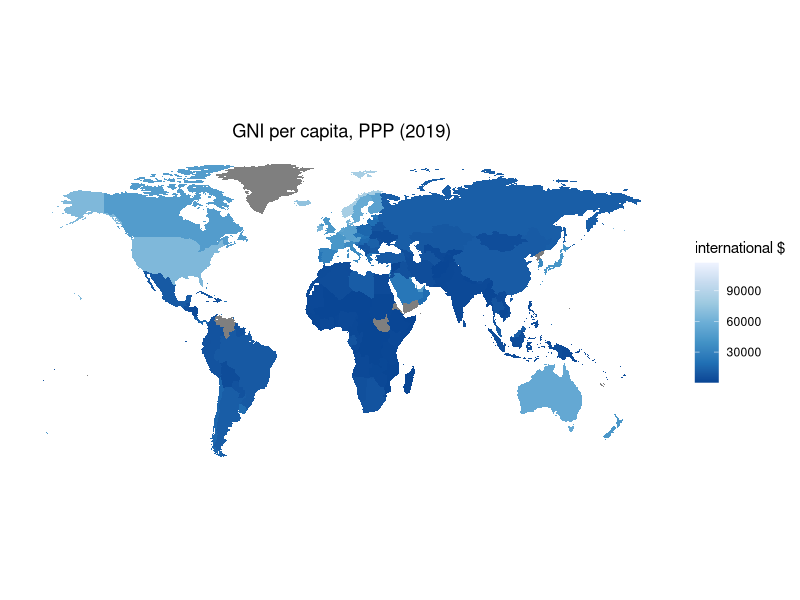
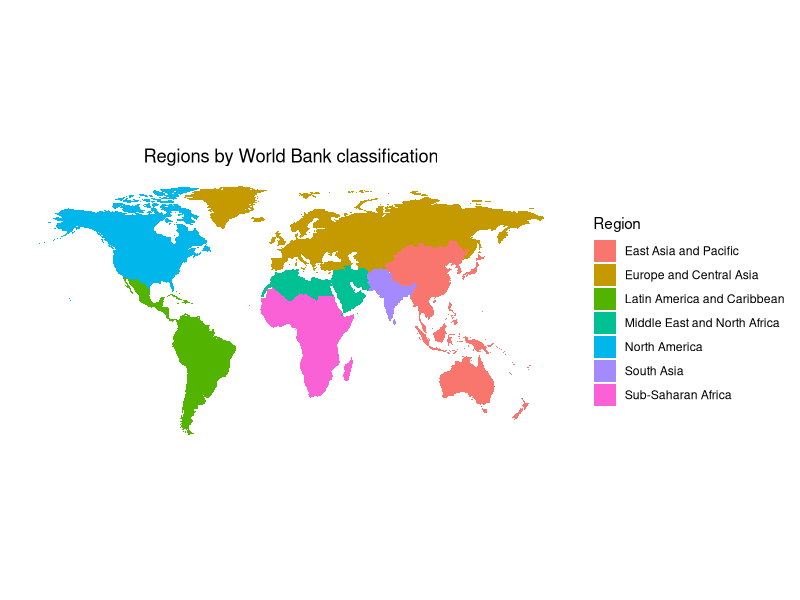
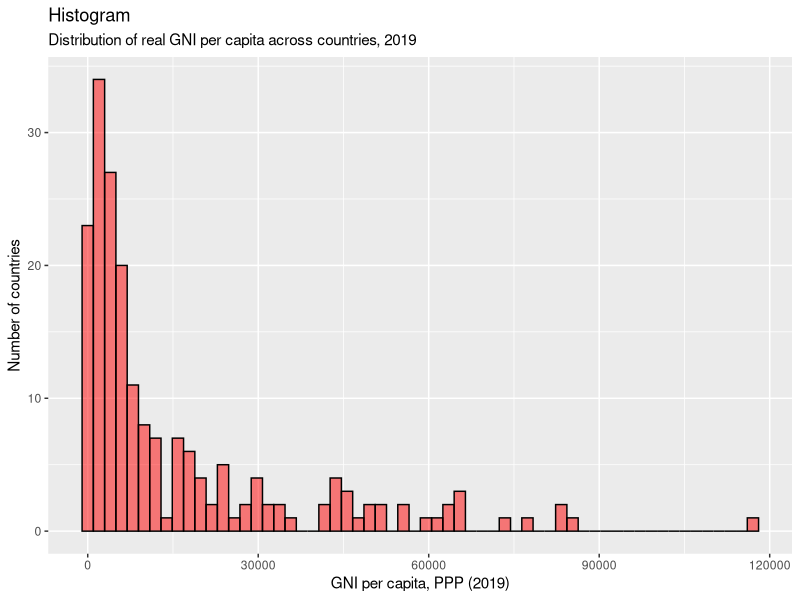
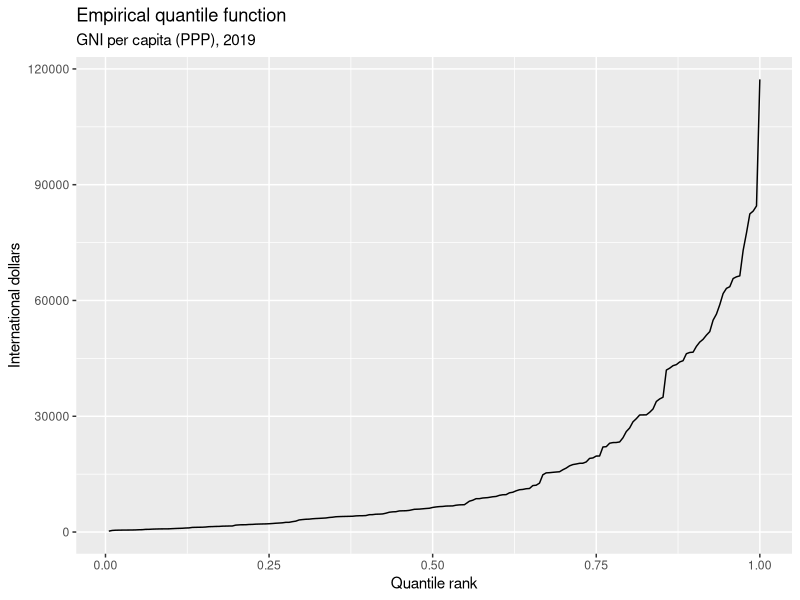
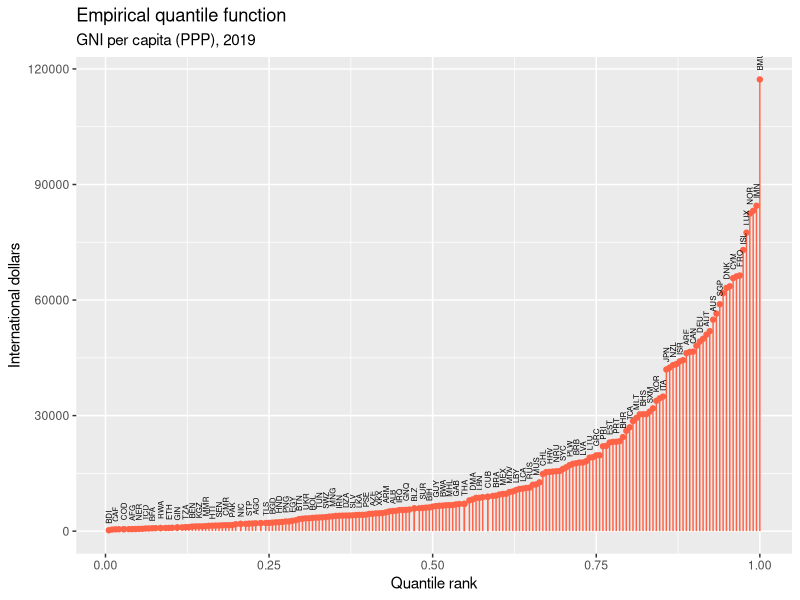
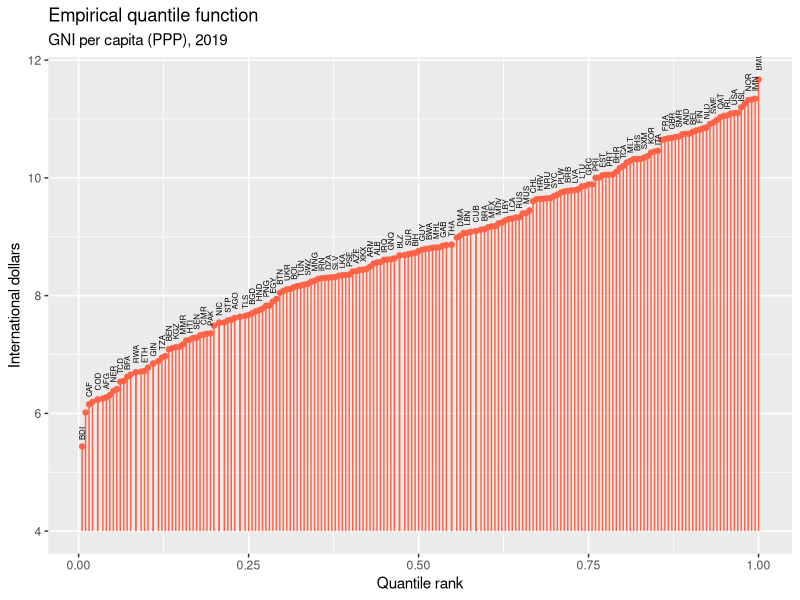
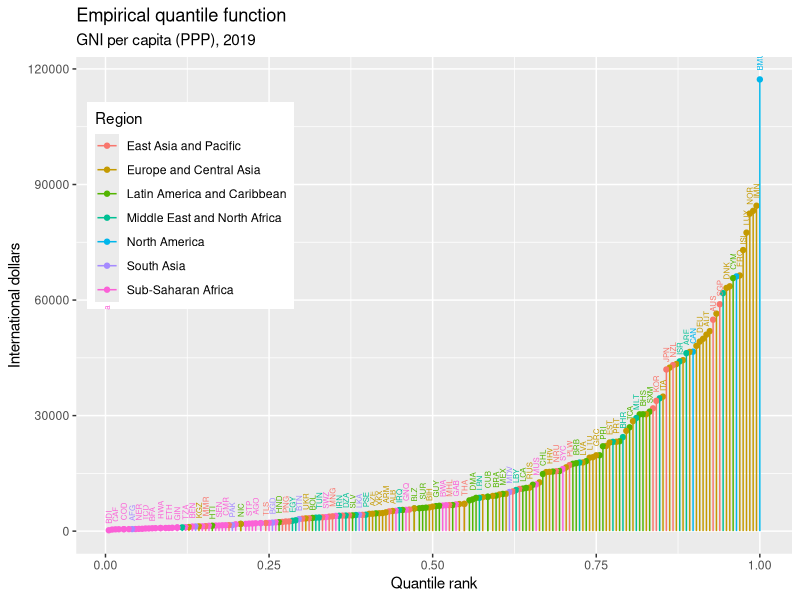
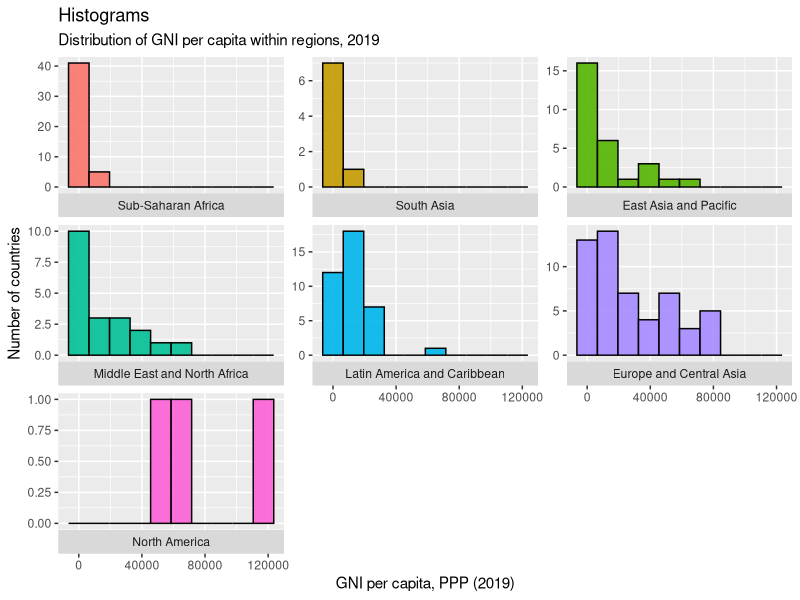

The R source for these figures, in order:
## ---- chunk 1
knitr::opts_chunk$set(echo = TRUE, warning=FALSE, message = FALSE)

## ---- chunk 2
library(readxl)
library(tidyr)
library(dplyr)
library(ggplot2)
library(forcats)
library(stringr)
library(maps)
library(knitr)

## ---- chunk 3
# Load full panel dataset in long form
longdata <- read_excel("data_ch1.xlsx", sheet = "gnipcppp_long")
head(longdata)
## ---- chunk 4
rm(list = ls())
## ---- chunk 5
# Load full panel dataset in long form
longdata <- read_excel("data_ch1.xlsx", sheet = "gnipcppp_long")

# Obtain a cross-section for Year 2019 only, and allocate to dataframe `csdata`

csdata <- subset(longdata, Year==2019)

# Prepare by declaring `Country`, `Code` and `Region` to be factor (or categorical) variables

csdata$Code <- as.factor(csdata$Code)
csdata$Region <- as.factor(csdata$Region)
csdata$Country <- as.factor(csdata$Country)

# Remove full panel dataset from memory
rm(longdata)
## ---- chunk 6
csdata <- csdata %>% arrange(desc(rGNIpc))

csdata
## ---- chunk 7
kable(summary(csdata$Region))

## ---- chunk 8
summary(csdata$rGNIpc)
## ---- chunk 9
# Load world map data from server
world <- map_data("world")

# Merge world map data with GNI data

gnimap.data <- inner_join(world, csdata, by=c("region"="Country"))

# Set a simple map theme

plainmap <- theme(
  axis.text = element_blank(),
  axis.line = element_blank(),
  axis.ticks = element_blank(),
  panel.border = element_blank(),
  panel.grid = element_blank(),
  axis.title = element_blank(),
  panel.background = element_rect(fill = "white"),
  plot.title = element_text(hjust = 0.5)
)
## ---- chunk 10

ggplot(data = gnimap.data, mapping = aes(x = long, y = lat, group = group)) + 
  coord_fixed(1.3) +
  geom_polygon(aes(fill = rGNIpc)) +
  scale_fill_distiller(palette ="Blues", direction = -1, name="international $") + 
  ggtitle("GNI per capita, PPP (2019)") + plainmap
## ---- chunk 11
ggplot(data = gnimap.data, mapping = aes(x = long, y = lat, group = group)) + 
  coord_fixed(1.3) +
  geom_polygon(aes(fill = Region)) +
  ggtitle("Regions by World Bank classification") + plainmap 
## ---- chunk 12
# Clean up

rm(gnimap.data, plainmap, world,longdata)

## ---- chunk 13
csdata <- subset(csdata, !is.na(rGNIpc))

## ---- chunk 14
ggplot(csdata, aes(x=rGNIpc)) + 
  geom_histogram(bins=60, color="black", fill="red", alpha=0.5)+
  xlab("GNI per capita, PPP (2019)") + ylab("Number of countries") +
  labs(title="Histogram",
       subtitle="Distribution of real GNI per capita across countries, 2019")
## ---- chunk 15
kable(quantile(csdata$rGNIpc,seq(0.1,0.9,0.1)))
## ---- chunk 16

# Create a variable rGNIpc.rank representing the quantile rank of each country in the distribution of GNI p.c.

csdata <- csdata %>% mutate(rGNIpc.rank = rank(rGNIpc)/length(rGNIpc))

# (Not essential) Sort country codes by GNI pc 

csdata$Code <- fct_reorder(csdata$Code,csdata$rGNIpc)

## ---- chunk 17


ggplot(csdata, aes(y=rGNIpc, x=rGNIpc.rank)) + 
  geom_line() +
  xlab("Quantile rank") + ylab("International dollars") + labs(title="Empirical quantile function", subtitle = "GNI per capita (PPP), 2019")

## ---- chunk 18
ggplot(csdata, aes(y=rGNIpc, x=rGNIpc.rank)) + 
  geom_point(col="tomato") +
  geom_segment(aes(x=rGNIpc.rank, xend=rGNIpc.rank, y=0, yend=rGNIpc), col="tomato") +
  geom_text(aes(label=Code), check_overlap = TRUE, angle=90, hjust=-0.5, size=2) + 
  xlab("Quantile rank") + ylab("International dollars") + labs(title="Empirical quantile function", subtitle = "GNI per capita (PPP), 2019")

## ---- chunk 19
ggplot(csdata, aes(y=log(rGNIpc), x=rGNIpc.rank)) + 
  geom_point(col="tomato") +
  geom_segment(aes(x=rGNIpc.rank, xend=rGNIpc.rank, y=4, yend=log(rGNIpc)), col="tomato") +
  geom_text(aes(label=Code), check_overlap = TRUE, angle=90, hjust=-0.5, size=2) + 
  xlab("Quantile rank") + ylab("International dollars") + labs(title="Empirical quantile function", subtitle = "GNI per capita (PPP), 2019")

## ---- chunk 20
ggplot(csdata, aes(y=rGNIpc, x=rGNIpc.rank, col=Region)) + 
  geom_point() +
  geom_segment(aes(x=rGNIpc.rank, xend=rGNIpc.rank, y=0, yend=rGNIpc)) +
  geom_text(aes(label=Code), check_overlap = TRUE, angle=90, hjust=-0.5, size=2) + 
  xlab("Quantile rank") + ylab("International dollars") + labs(title="Empirical quantile function", subtitle = "GNI per capita (PPP), 2019") +   theme(legend.position = c(0.16, 0.7))

## ---- chunk 21
# Rearrange region in order of the median GNI pc.
csdata$Region <- fct_reorder(csdata$Region,csdata$rGNIpc, .fun = median)
## ---- chunk 22
ggplot(csdata, aes(x=rGNIpc, fill=Region)) + 
  geom_histogram(bins=10,color="black", alpha=0.9)+
  labs(title="Histograms",
       subtitle="Distribution of GNI per capita within regions, 2019") +
  xlab("GNI per capita, PPP (2019)") + ylab("Number of countries") +
  facet_wrap(Region~., scales="free_y", strip.position = "bottom")+theme(legend.position = "none")
## ---- chunk 23
ggplot(csdata, aes(x=Region, y=rGNIpc)) + 
  geom_point(aes(col=Region), show.legend=F) +
  labs(title="Dot plot", subtitle="GNI per capita grouped by regions, 2019") + 
  ylab("International $") + xlab("") +  coord_flip()
## ---- chunk 24
csdata %>% group_by(Region) %>% summarize(median=median(rGNIpc), mean=mean(rGNIpc), sd=sd(rGNIpc))

## ---- chunk 25
ggplot(csdata, aes(y=rGNIpc, x=Region)) + 
  geom_bar(stat='summary', fun='median', aes(fill=Region), show.legend=F) +   
  labs(title="Bar chart",subtitle="Median GNI per capita (PPP), 2019") + 
  xlab("") + ylab("International $") +
  coord_flip()
## ---- chunk 26
ggplot(csdata, aes(x=Region, y=rGNIpc)) + 
  geom_boxplot(aes(fill=Region), show.legend=F) +
  labs(title="Box plot", subtitle="GNI per capita (PPP), 2019") + 
  xlab("Region") + ylab("International $") + coord_flip()
## ---- chunk 27
csdata <- csdata %>% arrange(rGNIpc)
csdata <- csdata %>% mutate(qrank.rGNIpc=ntile(rGNIpc,5))
csdata$qrank.rGNIpc <- as.factor(csdata$qrank.rGNIpc)
levels(csdata$qrank.rGNIpc) = c("0-20%", "20-40%", "40-60%", "60-80%", "80-100%")
## ---- chunk 28
tab <- table(csdata$Region, csdata$qrank.rGNIpc)
kable(tab)
## ---- chunk 29
kable(prop.table(tab), digits=2)

## ---- chunk 30
kable(prop.table(tab,1), digits=2)

## ---- chunk 31
kable(prop.table(tab,2))

## ---- chunk 32
ggplot(csdata, aes(x=Region, fill=qrank.rGNIpc)) + 
  geom_bar(position='dodge', color="black") +
  labs(title="Bar chart",subtitle="Distribution of countries across GNI quintiles by region, 2019") + 
  xlab("GNI per capita (PPP) Quintile") + ylab("Number of countries") 
## ---- chunk 33
ggplot(csdata, aes(fill=Region, x=qrank.rGNIpc), na.rm = T) + 
  geom_bar(position='dodge', color="black") +
  labs(title="Bar chart",subtitle="Distribution of countries across regions by GNI quintile, 2019") + 
  xlab("GNI per capita (PPP) Quintile") + ylab("Number of countries") 
## ---- chunk 34
rm(csdata, tab)
## ---- chunk 35
csdata.all <- read_excel("data_ch1.xlsx", sheet="cs2019_multi")
head(csdata.all)
## ---- chunk 36
ggplot(csdata.all,aes(x=rGNIpc, y=LifeExpectancy)) +
  geom_point()
## ---- chunk 37
ggplot(csdata.all,aes(x=log(rGNIpc), y=log(LifeExpectancy))) +
  geom_point()
## ---- chunk 38
ggplot(csdata.all,aes(x=log(rGNIpc), y=log(LifeExpectancy))) +
  geom_point(col="red") + xlab("log(GNI per capita, PPP)") +
  ylab("log(Life Expectancy)") + labs(title="Scatterplot", subtitle="GNI per capita and life expecancy, 2019")
## ---- chunk 39
ggplot(csdata.all,aes(x=log(rGNIpc), y=log(LifeExpectancy),label=Country)) +
  geom_text(col="red", check_overlap=TRUE, size=3) + xlab("log(GNI per capita, PPP)") +
  ylab("log(Life Expectancy)") + labs(title="Scatterplot", subtitle="GNI per capita and life expecancy, 2019")
## ---- chunk 40
cor(csdata.all$rGNIpc, csdata.all$LifeExpectancy,use="complete.obs")

## ---- chunk 41
cor(log(csdata.all$rGNIpc), log(csdata.all$LifeExpectancy),use="complete.obs")

## ---- chunk 42
ggplot(csdata.all,aes(x=log(rGNIpc), y=log(CO2pc), label=Country)) +
  geom_point(col="tomato2") + xlab("log(GNI per capita)") +
  ylab("log(CO2 emissions per capita)") + labs(title="Scatterplot", subtitle="GNI per capita and CO2 emissions")
## ---- chunk 43
cor(log(csdata.all$rGNIpc), log(csdata.all$CO2pc),use="complete.obs")

## ---- chunk 44
rm(csdata.all)
## ---- chunk 45
ukgdp <- read_excel("data_ch1.xlsx", sheet="uk_gdppc_qr")
ukgdp$date <- as.Date(ukgdp$date)

head(ukgdp)

## ---- chunk 46
ggplot(ukgdp, aes(x=date, y=gdppc)) +
  geom_line() 
## ---- chunk 47
ggplot(ukgdp, aes(x=date, y=gdppc)) +
  geom_line(col="red", size=1) +
  labs(title="Time-series line plot", subtitle = "Real GDP per capita, quarterly, UK") +
  xlab("") + ylab("2022 £s") 
## ---- chunk 48
ggplot(ukgdp, aes(x=date, y=log(gdppc))) +
  geom_line(col="red" ,size=1) +
  labs(title="Time-series line plot", subtitle = "Real GDP per capita, quarterly, UK") +
  xlab("") + ylab("log(2022 £s)")
## ---- chunk 49
avegr.preGR<-(ukgdp$gdppc[ukgdp$date=="2007-01-01"]/ukgdp$gdppc[ukgdp$date=="1955-01-01"])^(1/((2007-1955)*4))-1
## ---- chunk 50
ukgdp$cfgdppc <- ukgdp$gdppc[ukgdp$date=="1955-01-01"]

for (i in 1:length(ukgdp$date)){
  ukgdp$cfgdppc[i]=ukgdp$cfgdppc[1]*(1+avegr.preGR)^(i-1)
}
## ---- chunk 51
ggplot(ukgdp) +
  geom_line(aes(x=date, y=gdppc, linetype="Actual"), size=1, col="red") +
  geom_line(aes(x=date, y=cfgdppc, linetype="Pre-2007 trend"), alpha=0.4, size=1, col="blue") +
  labs(title="Time-series line plot", subtitle = "Real GDP per capita, quarterly, UK") +
  xlab("") + ylab("2022 £s") + labs(linetype="") 
## ---- chunk 52
ggplot(ukgdp) +
  geom_line(aes(x=date, y=log(gdppc), linetype="Actual"),size=1, col="red") +
  geom_line(aes(x=date, y=log(cfgdppc), linetype="Pre-2007 trend"), alpha=0.4, col="blue", size=1) +
  labs(title="Time-series line plot", subtitle = "Real GDP per capita, quarterly, UK") +
  xlab("") + ylab("log(2022 £s)") + labs(linetype="") 
## ---- chunk 53
recs <- read_excel("data_ch1.xlsx", sheet="recs")
recs$rec_st <- as.Date(recs$rec_st)
recs$rec_en <- as.Date(recs$rec_en)

recs
## ---- chunk 54
ggplot(ukgdp) +
  geom_line(aes(x=date, y=gdppc), col="red", size=1) +
  labs(title="Time-series line plot", subtitle = "Real GDP per capita, quarterly, UK") +
  xlab("") + ylab("2022 £s") +
  geom_rect(data=recs,aes(xmin=rec_st, xmax=rec_en, ymin=-Inf, ymax=+Inf), fill='tomato', alpha=0.2)
## ---- chunk 55
ukgdp <- ukgdp %>% mutate(gdppc.gr = (gdppc - lag(gdppc,4))/lag(gdppc,4))
## ---- chunk 56
head(ukgdp)
## ---- chunk 57
ggplot(ukgdp) +
  geom_line(aes(x=date, y=gdppc.gr), col="red") +
  labs(title="Time-series line plot", subtitle = "Real GDP growth rate, quarterly, UK") +
  xlab("") + ylab("Percentage change on year ago") +
  geom_rect(data=recs,aes(xmin=rec_st, xmax=rec_en, ymin=-Inf, ymax=+Inf), fill='blue', alpha=0.2)
## ---- chunk 58
ggplot(subset(ukgdp,date<"2020-01-01")) +
  geom_line(aes(x=date, y=gdppc.gr), col="red") +
  labs(title="Time-series line plot", subtitle = "Real GDP growth rate, quarterly, UK") +
  xlab("") + ylab("Percentage change on year ago") +
  geom_rect(data=recs[1:7,],aes(xmin=rec_st, xmax=rec_en, ymin=-Inf, ymax=+Inf), fill='blue', alpha=0.2)
## ---- chunk 59
ggplot(ukgdp, aes(x=gdppc.gr)) +
  geom_histogram(col="black", fill="red", binwidth=0.01)+
  labs(title="Histogram", subtitle = "Distribution of growth rates") +
  ylab("Number of quarters") + xlab("Percentage change on year ago") 
## ---- chunk 60
ukgdp$year <- as.numeric(format(ukgdp$date, format="%Y"))
ukgdp <- ukgdp %>% mutate(decade = floor(year / 10) * 10)
ukgdp$decade <- as.factor(ukgdp$decade)
levels(ukgdp$decade) <- c("1950s", "1960s", "1970s", "1980s", "1990s", "2000s", "2010s", "2020s")

ukgdp.trunc <- subset(ukgdp,year<2020&year>1959)

ggplot(ukgdp.trunc, aes(x=decade)) +
  geom_boxplot(aes(y=gdppc.gr, col=decade)) +
  coord_flip() +
  geom_hline(aes(yintercept=mean(gdppc.gr, na.rm=TRUE), col="Average"), linetype="dashed", size=1)+
  labs(title="Box plot", subtitle = "Distribution of growth rates by decade") +
  xlab("Decade") + ylab("Percentage change on year ago") + theme(legend.position="False")
## ---- chunk 61
rm(ukgdp,ukgdp.decade, avegr.preGR, i, ukgdp.trunc, recs)
## ---- chunk 62
longdata <- read_excel("data_ch1.xlsx", sheet = "gnipcppp_long")

longdata$Code <- as.factor(longdata$Code)
longdata$Region <- as.factor(longdata$Region)
longdata$Country <- as.factor(longdata$Country)
## ---- chunk 63
head(longdata)
## ---- chunk 64
df <- subset(longdata, Country == "UK"|
         Country == "USA"|
         Country == "Germany"|
         Country == "France"|
         Country == "Japan"|
           Country == "Ireland"|Country == "Italy"|Country=="Canada")

ggplot(df, aes(x=Year, y=log(rGNIpc), col=Country)) +
  geom_line(linewidth=1) +
  xlab("Year") + 
  ylab("log(GNI per capita, PPP)") +
  labs(title = "Time series plot", subtitle="Evolution of GNI per capita across a set of developed economies")
## ---- chunk 65
df <- subset(longdata, Country == "USA"|
               Country == "South Korea"|
               Country == "Singapore"|
               Country == "China"|
               Country == "Myanmar"|
               Country == "Indonesia"|Country == "Vietnam")

ggplot(df, aes(x=Year, y=log(rGNIpc), col=Country)) +
  geom_line(size=1)+
  xlab("Year") + 
  ylab("log(GNI per capita, PPP)") +
  labs(title = "Time series plot", subtitle="Evolution of GNI per capita across a set of developping economies")
## ---- chunk 66
df <- subset(longdata, Country == "USA"|
               Country == "Democratic Republic of the Congo"|
               Country == "Zimbabwe"|
               Country == "Niger"|
               Country == "Somalia")

ggplot(df, aes(x=Year, y=log(rGNIpc), col=Country)) +
  geom_line(size=1)+
  xlab("Year") + 
  ylab("log(GNI per capita, PPP)") +
  labs(title = "Time series plot", subtitle="Evolution of GNI per capita across a set of developed economies")
## ---- chunk 67
longdata<-longdata %>% group_by(Country) %>% mutate(rGNIpc.gr = (rGNIpc[Year==2019]/rGNIpc[Year==1973])^(1/46)-1)
## ---- chunk 68
df<-longdata %>% group_by(Country) %>% filter(Year==1973&!is.na(rGNIpc.gr))
## ---- chunk 69
df %>% arrange(rGNIpc.gr)
## ---- chunk 70
ggplot(df,aes(x=rGNIpc.gr,y=fct_reorder(Country,rGNIpc.gr))) +
  geom_bar(stat="identity", aes(fill=Region)) +
  xlab("Average annual growth rate, 1973-2019") + 
  ylab("Country") +
  labs(title = "Bar chart", subtitle="Countries ranked by average growth rate of GNI per capita") + theme(axis.text.y = element_text(size=4))
## ---- chunk 71
ggplot(df,aes(x=log(rGNIpc),y=(rGNIpc.gr), color=Region)) +
  geom_point() +
  xlab("log(GNI per capita, 1973)") + 
  ylab("Annual growth rate, 1973 - 2019") +
  labs(title = "Scatter plot", subtitle="Initial per capita income and subsequent growth rates") 

#+ facet_wrap(Region~., scales="free")
## ---- chunk 72
cor(log(df$rGNIpc),df$rGNIpc.gr)
## ---- chunk 73
df2 <- subset(df, Region!="Sub-Saharan Africa"&Region !="Middle East and North Africa"&Region !="Latin America and Caribbean")

ggplot(df2,aes(x=log(rGNIpc),y=(rGNIpc.gr), color=Region)) +
  geom_point() +
  xlab("log(GNI per capita, 1973)") + 
  ylab("Annual growth rate, 1973 - 2019") +
  labs(title = "Scatter plot", subtitle="Initial per capita income and subsequent growth rates") 


#+ facet_wrap(Region~., scales="free")
## ---- chunk 74
cor(log(df2$rGNIpc),df2$rGNIpc.gr)
